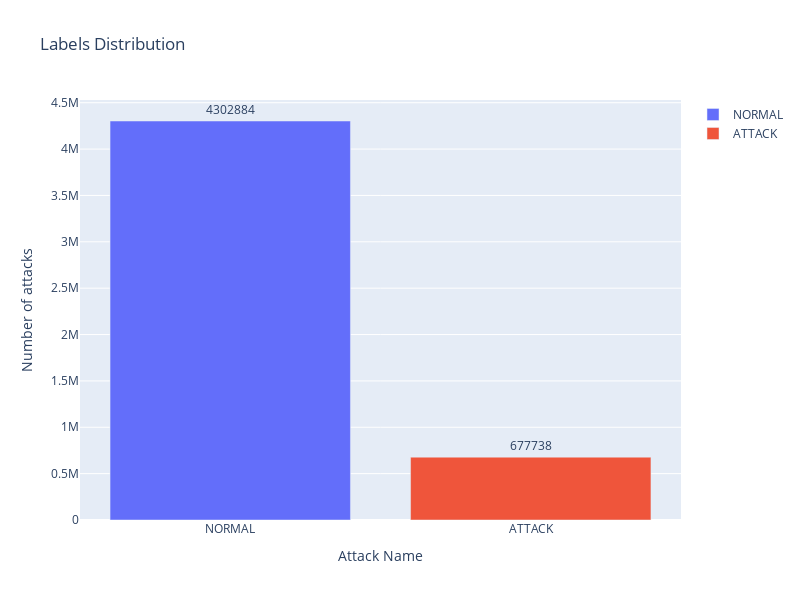

Here is the notebook cell this chart was saved with:
### Code cell
showAttackDistribution(withoutDuplicates[LABEL])

### Figure 1 — Plotly figure (JSON) as saved in the notebook; plotly's stock layout.template omitted (floating-point values rounded to 4 significant figures)
{"data": [{"name": "NORMAL", "orientation": "v", "text": "4302884", "textposition": "outside", "type": "bar", "x": ["NORMAL"], "y": [4302884]}, {"name": "ATTACK", "orientation": "v", "text": "677738", "textposition": "outside", "type": "bar", "x": ["ATTACK"], "y": [677738]}], "layout": {"height": 600, "title": {"text": "Labels Distribution"}, "width": 800, "xaxis": {"title": {"text": "Attack Name"}}, "yaxis": {"title": {"text": "Number of attacks"}}}}
